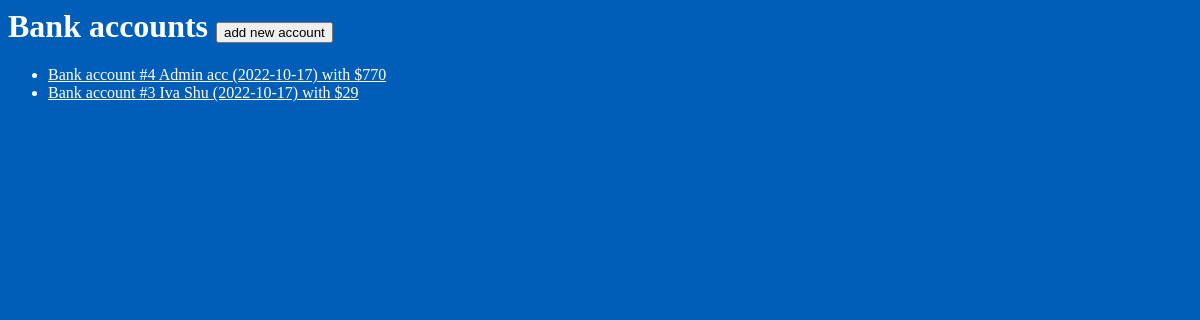
The page /expenses/ on the database as committed earlier.
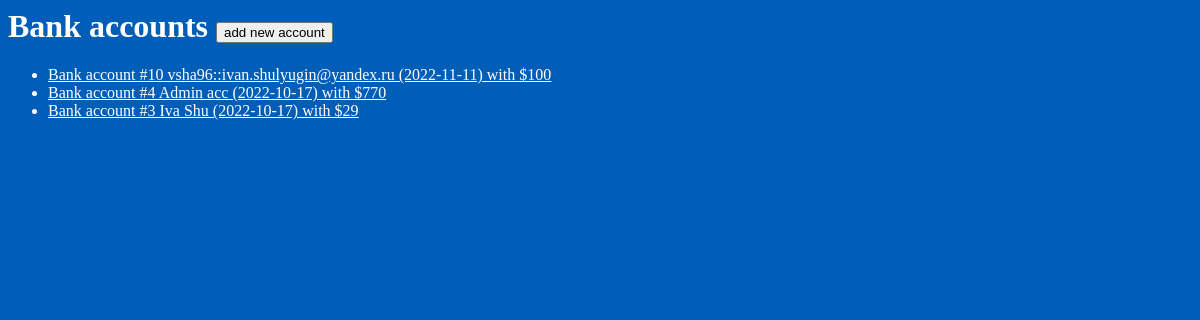
The same page on the database as committed later.
### expenses/models.py (models this page shows, shortened)
class BankAccount(models.Model):
    account_text = models.CharField(max_length=100)
    creation_date = models.DateTimeField('Date of creation')
    money = models.IntegerField(default=100, validators=[validate_money])
    def __str__(self):
        return f'''Bank account #{self.pk}
            {self.account_text}
            ({self.creation_date.strftime("%Y-%m-%d")})
            with ${str(self.money)}'''

### expenses/views.py (the view)
# urls.py: path('', views.IndexView.as_view(), name='index'),
class IndexView(generic.ListView):
    template_name = 'expenses/index.html'
    context_object_name = 'bank_account_list'
    def get_queryset(self):
        return BankAccount.objects.order_by('-creation_date')

### expenses/templates/expenses/index.html
{% load static %}
<link rel="stylesheet" href="{% static 'expenses/style.css' %}">
<h1>Bank accounts
    <a href="{% url 'expenses:add_account' %}">
        <input type="button" value="add new account">
    </a>
</h1>
{% if bank_account_list %}
    <ul>
    {% for account in bank_account_list %}
        <li><a href="{% url 'expenses:detail' account.id %}"> {{ account }} </a></li>
    {% endfor %}
    </ul>
{% else %}
    <p>No bank accounts.</p>
{% endif %}

Rows that differ between the two databases and show on the page:
added BankAccount: id+account_text+creation_date "Bank account #10 vsha96::ivan.shulyugin@yandex.ru (2022-11-11) with $100"
